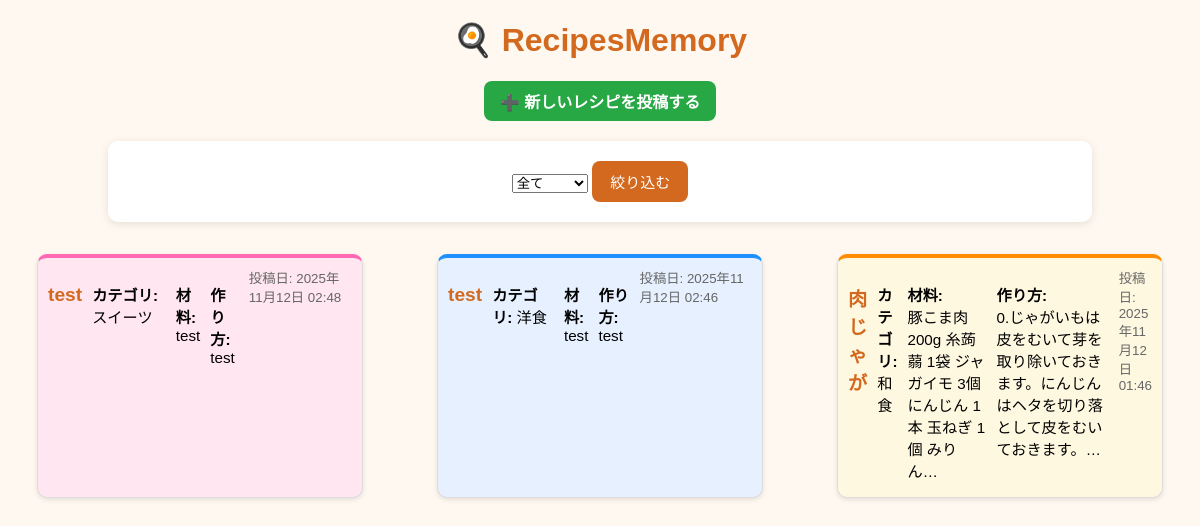
The page / on the database its author committed.
### recipes/models.py (models this page shows, shortened)
class Recipe(models.Model):
    CATEGORY_CHOICES = [
        ("和食", "和食"),
        ("洋食", "洋食"),
        ("スイーツ", "スイーツ"),
    ]
    title = models.CharField(max_length=100)
    ingredients = models.TextField(verbose_name="材料")
    instructions = models.TextField(verbose_name="作り方")
    image = models.ImageField(upload_to="recipe_images/", blank=True, null=True)
    category = models.CharField(
        max_length=10, choices=CATEGORY_CHOICES, default="和食"
    )  # ←追加
    created_at = models.DateTimeField(auto_now_add=True)
    is_favorite = models.BooleanField(default=False)

### recipes/views.py (the view)
# urls.py: path('', views.index, name='index'),
def index(request):
    selected_category = request.GET.get("category", "")
    if selected_category and selected_category != "全て":
        recipes = Recipe.objects.filter(category=selected_category).order_by(
            "-created_at"
        )
    else:
        recipes = Recipe.objects.all().order_by("-created_at")
    categories = ["全て", "和食", "洋食", "スイーツ"]
    categories_with_selected = []
    for cat in categories:
        categories_with_selected.append(
            {"name": cat, "selected": (cat == selected_category)}
        )
    return render(
        request,
        "recipes/index.html",
        {"recipes": recipes, "categories": categories_with_selected},
    )

### recipes/templates/recipes/index.html (shortened to what this page needs)
{% load static %}
<!DOCTYPE html>
<html>
<head>
    <link rel="stylesheet" href="{% static 'recipes/style.css' %}">
</head>
<body>
    <h1 style="text-align:center;">🍳 RecipesMemory</h1>
    <div style="text-align:center; margin-bottom:20px;">
        <a href="{% url 'create_recipe' %}" class="btn-post">➕ 新しいレシピを投稿する</a>
    </div>
    <form method="GET" style="text-align:center; margin-bottom:20px;">
        <select name="category">
            {% for cat in categories %}
            <option value="{{ cat.name }}" {% if cat.selected %}selected{% endif %}>
                {{ cat.name }}
            </option>
            {% endfor %}
        </select>
        <button type="submit">絞り込む</button>
    </form>
    <div class="recipes-container">
        {% for recipe in recipes %}
        <div class="recipe-card category-{{ recipe.category }}">
            <h2><a href="{% url 'recipe_detail' recipe.id %}">{{ recipe.title }}</a></h2>
            <p><strong>カテゴリ:</strong> {{ recipe.category }}</p>
            <p><strong>材料:</strong><br>{{ recipe.ingredients|truncatechars:50 }}</p>
            <p><strong>作り方:</strong><br>{{ recipe.instructions|truncatechars:50 }}</p>
            <small>投稿日: {{ recipe.created_at|date:"Y年m月d日 H:i" }}</small>
        </div>
        {% empty %}
        <p>まだレシピがありません。</p>
        {% endfor %}
    </div>
</body>
</html>

### recipes/static/recipes/style.css (style rules this page uses)
body { background-color: #fff8f0; font-family: "Hiragino Kaku Gothic ProN", sans-serif; padding: 20px; }
h1 { color: #d2691e; text-align: center; }
.recipe-card { background: white; border-radius: 10px; box-shadow: 0 2px 6px rgba(0,0,0,0.1); padding: 16px; margin: 12px auto; width: 80%; }
form { background-color: #fff; border-radius: 10px; box-shadow: 0 2px 8px rgba(0, 0, 0, 0.1); padding: 20px; width: 80%; margin: 20px auto; }
button { background-color: #d2691e; color: white; border: none; padding: 10px 18px; border-radius: 8px; cursor: pointer; font-size: 15px; }
a { color: #d2691e; text-decoration: none; }
.recipes-container { display: grid; grid-template-columns: repeat(auto-fit, minmax(250px, 1fr)); gap: 20px; margin-top: 20px; }
.recipe-card { background: white; border-radius: 12px; box-shadow: 0 3px 10px rgba(0,0,0,0.1); padding: 16px; overflow: hidden; transition: transform 0.2s; }
.recipe-card h2 { font-size: 1.2em; color: #d2691e; margin-bottom: 8px; }
.recipe-card p { font-size: 0.95em; margin-bottom: 6px; }
.recipe-card small { color: #666; }
.recipe-card.category-和食 { border-top: 4px solid #FF8C00; background-color: #FFF8E1; }
.recipe-card.category-洋食 { border-top: 4px solid #1E90FF; background-color: #E6F0FF; }
.recipe-card.category-スイーツ { border-top: 4px solid #FF69B4; background-color: #FFE6F0; }
.btn-post { display: inline-block; padding: 8px 16px; background-color: #28a745; color: white; border-radius: 8px; text-decoration: none; font-weight: bold; transition: background-color 0.2s; }
body { margin: 0; padding: 0 10px; font-family: Arial, sans-serif; }
.recipe-card { border: 1px solid #ddd; border-radius: 10px; padding: 10px; margin-bottom: 10px; box-shadow: 0 2px 5px rgba(0,0,0,0.1); }
@media screen and (min-width: 600px) { .recipe-card { display: flex; gap: 10px; } }

### rows shown on the page
Recipe: title "test", category "スイーツ", ingredients "test", instructions "test", created_at "2025年11月12日 02:48"
Recipe: title "test", category "洋食", ingredients "test", instructions "test", created_at "2025年11月12日 02:46"
Recipe: title "肉じゃが", category "和食", ingredients "豚こま肉 200g 糸蒟蒻 1袋 ジャガイモ 3個 にんじん 1本 玉ねぎ 1個 みりん…", instructions "0.じゃがいもは皮をむいて芽を取り除いておきます。にんじんはヘタを切り落として皮をむいておきます。…", created_at "2025年11月12日 01:46"

### other values the page prints
form field category "全て"
